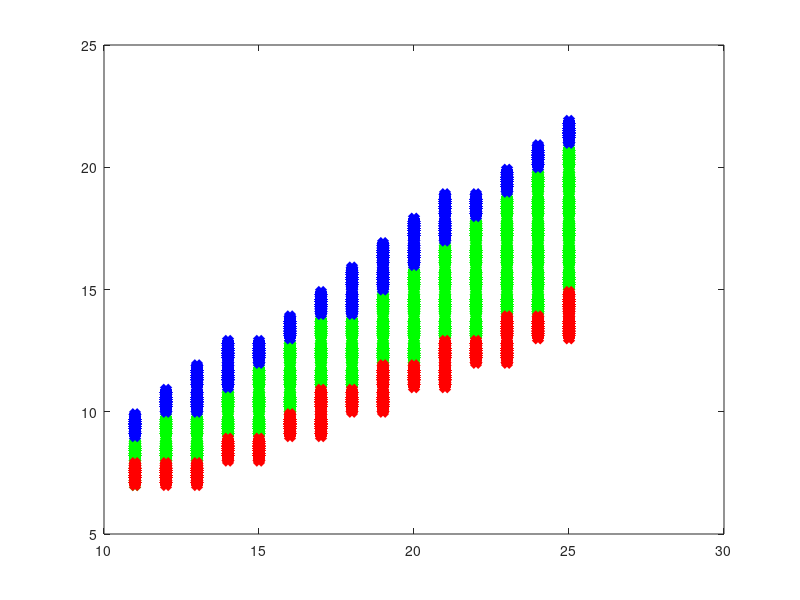

The MATLAB script that drew this image:
s_N_v = [11 11 12 12 13 13 14 14 15 15 15 16 16 16 17 17 17 18 18 18 19 19 19 20 20 20 20 21 21 21 21 22 22 22 22 22 23 23 23 23 23 24 24 24 24 24 24 25 25 25 25 25 25];
s_N_w = [7 8 8 9 8 9 9 10 9 10 11 10 11 12 11 12 13 11 12 13 12 13 14 12 13 14 15 13 14 15 16 13 14 15 16 17 14 15 16 17 18 14 15 16 17 18 19 15 16 17 18 19 20];

% s_N_v = s_N_v(5: 17);
% s_N_w = s_N_w(5: 17);

for i = 0.1 : 0.1 : 0.8
    s_N_v = [s_N_v s_N_v];
    s_N_w = [s_N_w s_N_w + 0.1];
end

s_FS_v = [11 12 13 13 14 14 15 16 17 18 18 19 19 20 20 21 21 22 23 24 25];
s_FS_w = [9 10 10 11 11 12 12 13 14 14 15 15 16 16 17 17 18 18 19 20 21];

% s_FS_v = s_FS_v(3: 9);
% s_FS_w = s_FS_w(3: 9);

% s_FS_v = s_FS_v(1: round(0.1 * size(s_FS_v, 2)));
% s_FS_w = s_FS_w(1: round(0.1 * size(s_FS_w, 2)));


for i = 0.1 : 0.1 : 0.9
    s_FS_v = [s_FS_v s_FS_v];
    s_FS_w = [s_FS_w s_FS_w + 0.1];
end

s_F_v = [];
s_F_w = [];

s_F_v = [11 12 13 14 15 16 17 17 18 19 19 20 21 21 22 23 23 24 25 25];
s_F_w = [7 7 7 8 8 9 9 10 10 10 11 11 11 12 12 12 13 13 13 14];

% s_F_v = s_F_v(1: round(0.1 * size(s_F_v, 2)));
% s_F_w = s_F_w(1: round(0.1 * size(s_F_w, 2)));


% for i = 11 : 25
%     index_N = find(s_N_v == i);
%     index_FS = find(s_FS_v == i);
%     N_w = s_N_w(index_N);
%     FS_w = s_FS_w(index_FS);
%     for j = 0 : i
%         if size(find(N_w == j), 2) == 0 && size(find(FS_w == j), 2) == 0
%             s_F_v = [s_F_v i];
%             s_F_w = [s_F_w j];
%         end
%     end
% end

for i = 0.1 : 0.1 : 0.9
    s_F_v = [s_F_v s_F_v];
    s_F_w = [s_F_w s_F_w + 0.1];
end


plot(s_N_v, s_N_w, 'gx', 'LineWidth', 4)
hold
plot(s_FS_v, s_FS_w, 'bx', 'LineWidth', 4);
plot(s_F_v, s_F_w, 'rx', 'LineWidth', 4)

         
X1 = [s_N_v' s_N_w'];
y1 = ones(size(s_N_v,2), 1);
X2 = [s_FS_v' s_FS_w'];
y2 = 2 * ones(size(s_FS_v, 2), 1);
X3 = [s_F_v(1:end)' s_F_w(1:end)'];
y3 = 3 * ones(size(s_F_v(1:end), 2), 1);

X = [X1;X2;X3];
y = [y1;y2;y3];

% 
% X = [X2;X3];
% y = [y2;y3];


X1_square = X(:, 1) .^2;
X2_sqaure = X(:, 2) .^ 2;
X1X2 = X(:, 1) .* X(:, 2);
X1_cube = X(:, 1) .^ 3;
X2_cube = X(:, 2) .^ 3;
X1X1X2 = X(:, 1) .* X1X2;
X1X2X2 = X1X2 .* X(:, 2);
%X = [X X1_square X2_sqaure X1X2 X1_cube X2_cube X1X1X2 X1X2X2];